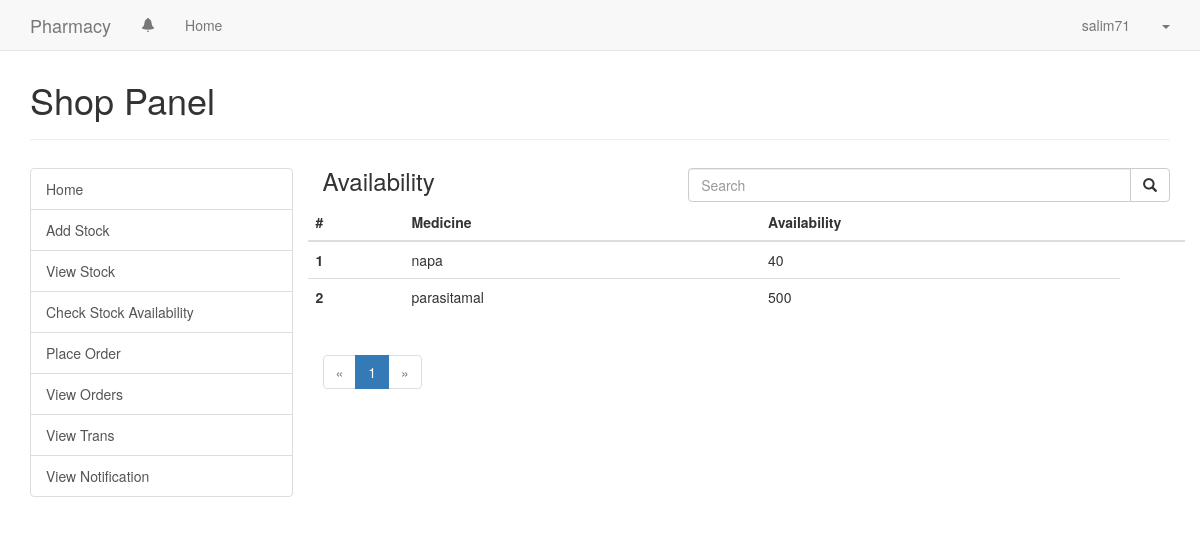
Page /usershop/stock/avail_view (signed in) on the committed database.
### authentication/models.py (models this page shows, shortened)
@python_2_unicode_compatible
class Profile(models.Model):
    SHOP = 'S'
    COMPANY = 'C'
    INSTITUTION_TYPES = (
        (SHOP, 'Shop'),
        (COMPANY, 'Company')
    )
    user = models.OneToOneField(User,on_delete=models.CASCADE)
    name = models.CharField(max_length=30, blank=True)
    license_id = models.CharField(max_length=30, blank=True)
    type = models.CharField(max_length=1,choices=INSTITUTION_TYPES,blank=True)
    approved = models.BooleanField(default=False)
    class Meta:
        db_table = 'inst_profile'
    def get_screen_name(self):
        try:
            if self.user.get_full_name():
                return self.user.get_full_name()
            else:
                return self.user.username
        except:
            return self.user.username
    def get_type(self):
        try:
            if self.user.profile.type == Profile.COMPANY:
                return 'Company'
            elif self.user.profile.type == Profile.SHOP:
                return 'Shop'
            else:
                return 'Admin'
        except:
            return ''
    def get_avail_med(self):
        from usershop.models import ShopStock
        from usercompany.models import CompanyStock
        if(self.get_type()=='Shop'):
            stock = ShopStock.objects.filter(profile=self).filter(exp_date__gt = date.today()).values('medicine','medicine__name').annotate(mcount=(Sum('quantity') - Sum('sold')))
            return stock
        elif(self.get_type()=='Company'):
            stock = CompanyStock.objects.filter(profile=self).filter(exp_date__gt = date.today()).values('medicine','medicine__name').annotate(mcount=(Sum('quantity') - Sum('sold')))
            return stock
        else:
            return ''

### useradmin/models.py (models this page shows, shortened)
class Medicine(models.Model):
    name = models.CharField(max_length=30)
    type = models.CharField(max_length=30)
    details = models.TextField(max_length=500)
    class Meta:
        db_table = 'medicine'

### usershop/views.py (the view)
# urls.py: path('stock/avail_view', views.view_avail_stocks, name='view_avail_stock_company'),
@login_required
def view_avail_stocks(request):
    stocks = request.user.profile.get_avail_med()
    querystring = ''
    if 'q' in request.GET:
        querystring = request.GET.get('q').strip()
        stocks = stocks.filter(medicine__name__icontains=querystring)
    paginator = Paginator(stocks, 10)
    page = request.GET.get('page')
    try:
        stocks = paginator.page(page)
    except PageNotAnInteger:
        stocks = paginator.page(1)
    except EmptyPage:
        stocks = paginator.page(paginator.num_pages)
    return render(request, 'usershop/view_avail_stocks.html', {'stocks': stocks, 'querystring': querystring})

### usershop/templates/usershop/view_avail_stocks.html (shortened to what this page needs)
{% extends 'base.html' %}
{% load staticfiles %}
{% block head %}
<link href="{% static 'css/useradmin.css' %}" rel="stylesheet">
{% endblock head %}
{% block main %}
<div class="page-header">
    <h1>Shop Panel</h1>
</div>
<div class="row" style="margin-top: 2em">
    <div class="col-md-3">
        {% include 'usershop/partial_shop_menu.html' with active='shop' %}
    </div>
    <div class="col-md-9">
        <div class="row">
            <div class="col-md-5">
                <h3 style="margin-top: 0">Availability</h3>
            </div>
            <div class="col-md-7">
                <form role="search" action="{% url 'view_avail_stock_shop' %}">
                    <div class="input-group">
                        <input type="text" class="form-control" name="q" placeholder="Search" value="{{ querystring }}">
                        <span class="input-group-btn">
              <button type="submit" class="btn btn-default"><span class="glyphicon glyphicon-search"></span></button>
            </span>
                    </div>
                </form>
            </div>
        </div>
        <div class="row">
            <section class="stocks">
                <table class="table">
                    <thead>
                    <tr>
                        <th>#</th>
                        <th>Medicine</th>
                        <th>Availability</th>
                        <th></th>
                    </tr>
                    </thead>
                    <tbody>
                    {% for stock in stocks %}
                    <tr>
                        <th scope="row">{{stock.medicine}}</th>
                        <td>{{stock.medicine__name}}</td>
                        <td>{{stock.mcount}}</td>
                    </tr>
                    {% endfor %}
                    </tbody>
                </table>
            </section>
        </div>
        <div class="row">
            <div class="col-md-12">
                {% include 'paginator.html' with paginator=stocks %}
            </div>
        </div>
    </div>
</div>
{% endblock main %}

### templates/base.html (shortened to what this page needs)
<!DOCTYPE html>
<html lang="en">
<head>
    {% load staticfiles %}
    <link href="https://maxcdn.bootstrapcdn.com/bootstrap/3.3.5/css/bootstrap.min.css" rel="stylesheet">
    {% block head %}{% endblock %}
</head>
<body>
{% block body %}
<header>
    <nav class="navbar navbar-default navbar-fixed-top" role="navigation">
        <div class="container">
            <div class="navbar-header">
                <a class="navbar-brand" href="#">Pharmacy</a>
            </div>
            <div class="collapse navbar-collapse" id="menu">
                <ul class="nav navbar-nav">
                    {% if user.is_authenticated %}
                    <li>
                        <a href="#" id="notifications" data-container="body" data-toggle="popover"
                           data-placement="bottom" title="Notifications">
                            <span class="glyphicon glyphicon-bell"></span>
                        </a>
                    </li>
                    <li><a href="{% url 'home' %}">Home</a></li>
                    {% endif %}
                </ul>
                <ul class="nav navbar-nav navbar-right">
                    {% if user.is_authenticated %}
                    <li>
                        <a href="{% url 'profile' user.username %}">{{ user.profile.get_screen_name }}</a>
                    </li>
                    <li class="dropdown">
                        <a href="#" class="dropdown-toggle" data-toggle="dropdown"><b class="caret"></b></a>
                    </li>
                    {% endif %}
                </ul>
            </div>
        </div>
    </nav>
</header>
<main>
    <div class="container">
        <br><br>
        {% block main %}
        {% endblock main %}
    </div>
</main>
{% endblock body %}
</body>
</html>

### rows in the picture
Medicine: medicine "1", medicine__name "napa", mcount "40"
Medicine: medicine "2", medicine__name "parasitamal", mcount "500"

### other values in the picture
{{ user.profile.get_screen_name }} "salim71"
{{ i }} "1"
